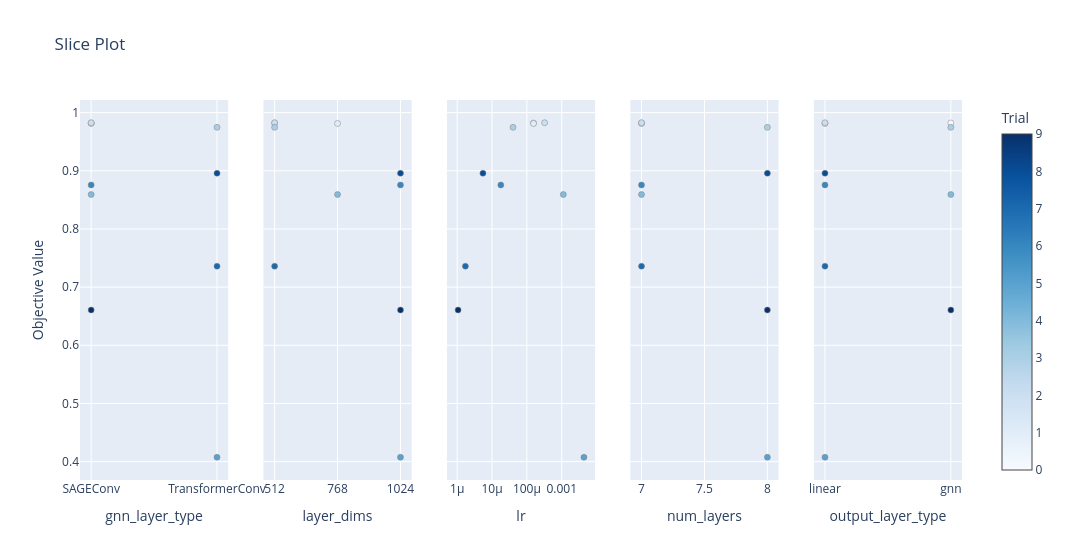

Notebook code cell kept with this figure:
### Code cell
if use_optuna:
    best_params = study.best_params
    display(optuna.visualization.plot_slice(study, params=study_parameters))

### Figure 1 — Plotly figure (JSON) as saved in the notebook; plotly's stock layout.template omitted (floating-point values rounded to 4 significant figures)
{"data": [{"marker": {"color": [0, 1, 2, 3, 4, 5, 6, 7, 8, 9], "colorbar": {"title": {"text": "Trial"}, "x": 1, "xpad": 40}, "colorscale": [[0, "rgb(247,251,255)"], [0.125, "rgb(222,235,247)"], [0.25, "rgb(198,219,239)"], [0.375, "rgb(158,202,225)"], [0.5, "rgb(107,174,214)"], [0.625, "rgb(66,146,198)"], [0.75, "rgb(33,113,181)"], [0.875, "rgb(8,81,156)"], [1, "rgb(8,48,107)"]], "line": {"color": "Grey", "width": 0.5}, "showscale": true}, "mode": "markers", "showlegend": false, "type": "scatter", "x": ["SAGEConv", "SAGEConv", "SAGEConv", "TransformerConv", "SAGEConv", "TransformerConv", "SAGEConv", "TransformerConv", "TransformerConv", "SAGEConv"], "xaxis": "x", "y": [0.9821, 0.9813, 0.9826, 0.9746, 0.8592, 0.4075, 0.8756, 0.736, 0.8958, 0.6606], "yaxis": "y"}, {"marker": {"color": [0, 1, 2, 3, 4, 5, 6, 7, 8, 9], "colorbar": {"title": {"text": "Trial"}, "x": 1, "xpad": 40}, "colorscale": [[0, "rgb(247,251,255)"], [0.125, "rgb(222,235,247)"], [0.25, "rgb(198,219,239)"], [0.375, "rgb(158,202,225)"], [0.5, "rgb(107,174,214)"], [0.625, "rgb(66,146,198)"], [0.75, "rgb(33,113,181)"], [0.875, "rgb(8,81,156)"], [1, "rgb(8,48,107)"]], "line": {"color": "Grey", "width": 0.5}, "showscale": false}, "mode": "markers", "showlegend": false, "type": "scatter", "x": [512, 768, 512, 512, 768, 1024, 1024, 512, 1024, 1024], "xaxis": "x2", "y": [0.9821, 0.9813, 0.9826, 0.9746, 0.8592, 0.4075, 0.8756, 0.736, 0.8958, 0.6606], "yaxis": "y2"}, {"marker": {"color": [0, 1, 2, 3, 4, 5, 6, 7, 8, 9], "colorbar": {"title": {"text": "Trial"}, "x": 1, "xpad": 40}, "colorscale": [[0, "rgb(247,251,255)"], [0.125, "rgb(222,235,247)"], [0.25, "rgb(198,219,239)"], [0.375, "rgb(158,202,225)"], [0.5, "rgb(107,174,214)"], [0.625, "rgb(66,146,198)"], [0.75, "rgb(33,113,181)"], [0.875, "rgb(8,81,156)"], [1, "rgb(8,48,107)"]], "line": {"color": "Grey", "width": 0.5}, "showscale": false}, "mode": "markers", "showlegend": false, "type": "scatter", "x": [0.000155, 0.000155, 0.000323, 4e-05, 0.001111, 0.004339, 1.787e-05, 1.719e-06, 5.478e-06, 1.059e-06], "xaxis": "x3", "y": [0.9821, 0.9813, 0.9826, 0.9746, 0.8592, 0.4075, 0.8756, 0.736, 0.8958, 0.6606], "yaxis": "y3"}, {"marker": {"color": [0, 1, 2, 3, 4, 5, 6, 7, 8, 9], "colorbar": {"title": {"text": "Trial"}, "x": 1, "xpad": 40}, "colorscale": [[0, "rgb(247,251,255)"], [0.125, "rgb(222,235,247)"], [0.25, "rgb(198,219,239)"], [0.375, "rgb(158,202,225)"], [0.5, "rgb(107,174,214)"], [0.625, "rgb(66,146,198)"], [0.75, "rgb(33,113,181)"], [0.875, "rgb(8,81,156)"], [1, "rgb(8,48,107)"]], "line": {"color": "Grey", "width": 0.5}, "showscale": false}, "mode": "markers", "showlegend": false, "type": "scatter", "x": [7, 7, 7, 8, 7, 8, 7, 7, 8, 8], "xaxis": "x4", "y": [0.9821, 0.9813, 0.9826, 0.9746, 0.8592, 0.4075, 0.8756, 0.736, 0.8958, 0.6606], "yaxis": "y4"}, {"marker": {"color": [0, 1, 2, 3, 4, 5, 6, 7, 8, 9], "colorbar": {"title": {"text": "Trial"}, "x": 1, "xpad": 40}, "colorscale": [[0, "rgb(247,251,255)"], [0.125, "rgb(222,235,247)"], [0.25, "rgb(198,219,239)"], [0.375, "rgb(158,202,225)"], [0.5, "rgb(107,174,214)"], [0.625, "rgb(66,146,198)"], [0.75, "rgb(33,113,181)"], [0.875, "rgb(8,81,156)"], [1, "rgb(8,48,107)"]], "line": {"color": "Grey", "width": 0.5}, "showscale": false}, "mode": "markers", "showlegend": false, "type": "scatter", "x": ["gnn", "linear", "linear", "gnn", "gnn", "linear", "linear", "linear", "linear", "gnn"], "xaxis": "x5", "y": [0.9821, 0.9813, 0.9826, 0.9746, 0.8592, 0.4075, 0.8756, 0.736, 0.8958, 0.6606], "yaxis": "y5"}], "layout": {"title": {"text": "Slice Plot"}, "width": 1500, "xaxis": {"anchor": "y", "categoryarray": ["SAGEConv", "TransformerConv"], "categoryorder": "array", "domain": [0, 0.168], "title": {"text": "gnn_layer_type"}, "type": "category"}, "xaxis2": {"anchor": "y2", "categoryarray": [512, 768, 1024], "categoryorder": "array", "domain": [0.208, 0.376], "title": {"text": "layer_dims"}, "type": "category"}, "xaxis3": {"anchor": "y3", "domain": [0.416, 0.584], "title": {"text": "lr"}, "type": "log"}, "xaxis4": {"anchor": "y4", "domain": [0.624, 0.792], "title": {"text": "num_layers"}}, "xaxis5": {"anchor": "y5", "categoryarray": ["linear", "gnn"], "categoryorder": "array", "domain": [0.832, 1], "title": {"text": "output_layer_type"}, "type": "category"}, "yaxis": {"anchor": "x", "domain": [0, 1], "title": {"text": "Objective Value"}}, "yaxis2": {"anchor": "x2", "domain": [0, 1], "matches": "y", "showticklabels": false}, "yaxis3": {"anchor": "x3", "domain": [0, 1], "matches": "y", "showticklabels": false}, "yaxis4": {"anchor": "x4", "domain": [0, 1], "matches": "y", "showticklabels": false}, "yaxis5": {"anchor": "x5", "domain": [0, 1], "matches": "y", "showticklabels": false}}}
